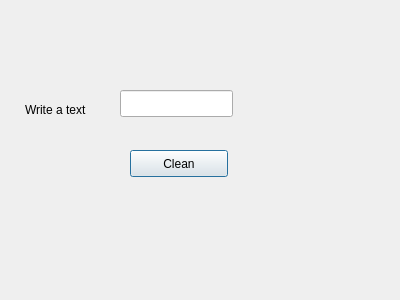
<?xml version="1.0" encoding="UTF-8"?>
<ui version="4.0">
 <class>Dialog</class>
 <widget class="QDialog" name="Dialog">
  <property name="geometry">
   <rect>
    <x>0</x>
    <y>0</y>
    <width>400</width>
    <height>300</height>
   </rect>
  </property>
  <property name="windowTitle">
   <string>Dialog</string>
  </property>
  <widget class="QLabel" name="label">
   <property name="geometry">
    <rect>
     <x>25</x>
     <y>100</y>
     <width>81</width>
     <height>20</height>
    </rect>
   </property>
   <property name="text">
    <string>Write a text</string>
   </property>
  </widget>
  <widget class="QLineEdit" name="lineEdit">
   <property name="geometry">
    <rect>
     <x>120</x>
     <y>90</y>
     <width>113</width>
     <height>27</height>
    </rect>
   </property>
  </widget>
  <widget class="QPushButton" name="pushButton">
   <property name="geometry">
    <rect>
     <x>130</x>
     <y>150</y>
     <width>98</width>
     <height>27</height>
    </rect>
   </property>
   <property name="text">
    <string>Clean</string>
   </property>
  </widget>
 </widget>
 <resources/>
 <connections/>
</ui>
